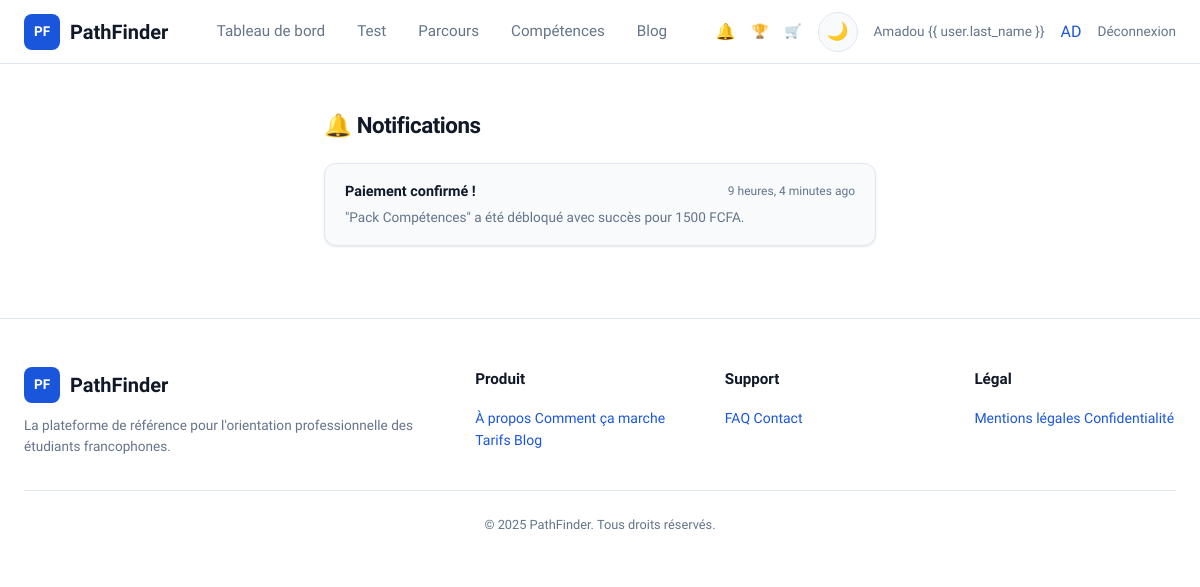
The app's page /notifications/ (signed in) with its own data.
### accounts/models.py (models this page shows, shortened)
class CustomUser(AbstractUser):
    FILIERE_CHOICES = [
        ('informatique', 'Informatique'),
        ('gestion', 'Gestion'),
        ('marketing', 'Marketing'),
        ('communication', 'Communication'),
        ('droit', 'Droit'),
        ('sciences', 'Sciences'),
        ('lettres', 'Lettres'),
        ('autre', 'Autre'),
    ]
    NIVEAU_CHOICES = [
        ('licence1', 'Licence 1'),
        ('licence2', 'Licence 2'),
        ('licence3', 'Licence 3'),
        ('master1', 'Master 1'),
        ('master2', 'Master 2'),
        ('doctorat', 'Doctorat'),
    ]
    filiere = models.CharField(max_length=100, choices=FILIERE_CHOICES, blank=True)
    niveau = models.CharField(max_length=50, choices=NIVEAU_CHOICES, blank=True)
    avatar_initials = models.CharField(max_length=3, blank=True)
    global_progress = models.FloatField(default=0.0, help_text='Progression globale 0-100%')
    total_xp = models.IntegerField(default=0)
    level = models.IntegerField(default=1)
    class Meta:
        verbose_name = 'Utilisateur'
        verbose_name_plural = 'Utilisateurs'
    @property
    def level_name(self):
        names = {1: 'Explorateur', 2: 'Apprenti', 3: 'Pratiquant',
                 4: 'Confirmé', 5: 'Expert', 6: 'Mentor', 7: 'Architecte'}
        return names.get(min(self.level, 7), 'Architecte')
    @property
    def level_icon(self):
        icons = {1: '🌱', 2: '📘', 3: '⚡', 4: '🎯', 5: '🏆', 6: '💎', 7: '👑'}
        return icons.get(min(self.level, 7), '👑')

### notifications/models.py (models this page shows, shortened)
class Notification(models.Model):
    TYPE_CHOICES = [
        ('info', 'Information'),
        ('success', 'Succès'),
        ('warning', 'Alerte'),
        ('achievement', 'Récompense'),
    ]
    user = models.ForeignKey(settings.AUTH_USER_MODEL, on_delete=models.CASCADE, related_name='notifications')
    title = models.CharField(max_length=200, verbose_name='Titre')
    message = models.TextField(verbose_name='Message')
    notification_type = models.CharField(max_length=20, choices=TYPE_CHOICES, default='info')
    is_read = models.BooleanField(default=False)
    link = models.CharField(max_length=300, blank=True, help_text='URL interne optionnelle')
    created_at = models.DateTimeField(auto_now_add=True)
    class Meta:
        ordering = ['-created_at']
        verbose_name = 'Notification'
        verbose_name_plural = 'Notifications'

### notifications/views.py (the view)
# urls.py: path('', views.notifications_list, name='list'),
@login_required
def notifications_list(request):
    notifications = Notification.objects.filter(user=request.user).order_by('-created_at')[:30]
    Notification.objects.filter(user=request.user, is_read=False).update(is_read=True)
    return render(request, 'notifications/list.html', {'notifications': notifications})

### core/context_processors.py (called while the page is built)
def global_context(request):
    context = {}
    if request.user.is_authenticated:
        from notifications.models import Notification
        context['unread_notifications_count'] = Notification.objects.filter(
            user=request.user, is_read=False
        ).count()
        context['user_level_name'] = request.user.level_name
        context['user_level_icon'] = request.user.level_icon
    return context

### templates/notifications/list.html (shortened to what this page needs)
{% extends "base.html" %}
{% block content %}
<main style="padding:48px 0 64px;">
    <div class="container" style="max-width:600px;">
        <h1 style="font-size:1.4rem;margin-bottom:24px;">🔔 Notifications</h1>
        {% for n in notifications %}
        <div class="card"
            style="padding:16px 20px;margin-bottom:8px;{% if not n.is_read %}border-left:3px solid var(--primary);{% endif %}">
            <div style="display:flex;justify-content:space-between;align-items:center;margin-bottom:4px;">
                <strong style="font-size:0.9rem;">{{ n.title }}</strong>
                <span style="font-size:0.75rem;color:var(--text-secondary);">{{ n.created_at|timesince }} ago</span>
            </div>
            <p style="color:var(--text-secondary);font-size:0.85rem;">{{ n.message }}</p>
        </div>
        {% empty %}
        <div class="card" style="padding:40px;text-align:center;">
            <p style="color:var(--text-secondary);">Aucune notification pour le moment.</p>
        </div>
        {% endfor %}
    </div>
</main>
{% endblock %}

### templates/includes/navbar.html (shortened to what this page needs)
{% load static %}
<nav class="navbar">
    <div class="container">
        <a href="{% url 'core:home' %}" class="navbar-logo">
            <div class="logo-icon">PF</div>
            PathFinder
        </a>
        <div class="navbar-menu">
            {% if user.is_authenticated %}
            <a href="{% url 'accounts:dashboard' %}"
                class="{% if request.resolver_match.url_name == 'dashboard' %}active{% endif %}">Tableau de bord</a>
            <a href="{% url 'orientation:test' %}"
                class="{% if request.resolver_match.app_name == 'orientation' %}active{% endif %}">Test</a>
            <a href="{% url 'parcours:career' %}"
                class="{% if request.resolver_match.app_name == 'parcours' %}active{% endif %}">Parcours</a>
            <a href="{% url 'competences:list' %}"
                class="{% if request.resolver_match.app_name == 'competences' %}active{% endif %}">Compétences</a>
            <a href="{% url 'blog:list' %}"
                class="{% if request.resolver_match.app_name == 'blog' %}active{% endif %}">Blog</a>
            {% else %}
            <a href="{% url 'core:home' %}">Accueil</a>
            <a href="{% url 'core:home' %}#fonctionnement">Fonctionnement</a>
            <a href="{% url 'core:home' %}#tarifs">Tarifs</a>
            <a href="{% url 'core:contact' %}">Contact</a>
            {% endif %}
        </div>
        <div class="navbar-actions">
            {% if user.is_authenticated %}
            <a href="{% url 'notifications:list' %}" style="position:relative;color:var(--text-secondary);">
                🔔
            </a>
            <a href="{% url 'gamification:leaderboard' %}" style="color:var(--text-secondary);font-size:0.85rem;"
                title="Classement">🏆</a>
            <a href="{% url 'gamification:shop' %}" style="color:var(--text-secondary);font-size:0.85rem;"
                title="Boutique">🛒</a>
            <button class="theme-toggle" aria-label="Changer le thème">🌙</button>
            <span style="color:var(--text-secondary);font-size:0.85rem;">{{ user.first_name }} {{ user.last_name
                }}</span>
            <a href="{% url 'gamification:profile' %}" style="text-decoration:none;">
                <div class="avatar" title="{{ user.total_xp }} XP — {{ user.level_name }}">{{ user.avatar_initials }}
                </div>
            </a>
            <a href="{% url 'accounts:logout' %}" style="color:var(--text-secondary);font-size:0.85rem;">Déconnexion</a>
            {% else %}
            <button class="theme-toggle" aria-label="Changer le thème">🌙</button>
            <a href="{% url 'accounts:login' %}" class="btn btn-outline btn-sm">Connexion</a>
            <a href="{% url 'accounts:register' %}" class="btn btn-primary btn-sm">Commencer</a>
            {% endif %}
        </div>
    </div>
</nav>

### static/css/shared.css (style rules this page uses)
:root { --bg-page: #ffffff; --bg-card: #f8fafc; --bg-input: #ffffff; --primary: #1a56db; --primary-hover: #1648b8; --success: #16a34a; --success-light: #dcfce7; --amber: #f59e0b; --amber-light: #fef3c7; --red: #ef4444; --text-primary: #111827; --text-secondary: #64748b; --text-on-primary: #ffffff; --border: #e2e8f0; --shadow: 0 1px 3px rgba(0, 0, 0, 0.06), 0 1px 2px rgba(0, 0, 0, 0.04); --shadow-md: 0 4px 6px rgba(0, 0, 0, 0.05), 0 2px 4px rgba(0, 0, 0, 0.04); --shadow-lg: 0 10px 25px rgba(0, 0, 0, 0.06), 0 4px 10px rgba(0, 0, 0, 0.04); --radius-sm: 8px; --radius-md: 12px; --radius-lg: 16px; --radius-full: 9999px; --nav-height: 64px; --max-width: 1280px; --font: 'Lexend', sans-serif; }
*, *::before, *::after { box-sizing: border-box; margin: 0; padding: 0; }
html { scroll-behavior: smooth; }
body { font-family: var(--font); font-weight: 400; line-height: 1.6; color: var(--text-primary); background-color: var(--bg-page); transition: background-color 0.3s ease, color 0.3s ease; -webkit-font-smoothing: antialiased; }
a { color: var(--primary); text-decoration: none; transition: color 0.2s; }
h1 { font-size: 2.5rem; font-weight: 700; line-height: 1.2; letter-spacing: -0.02em; }
.container { max-width: var(--max-width); margin: 0 auto; padding: 0 24px; }
.navbar { position: sticky; top: 0; z-index: 100; background: var(--bg-page); border-bottom: 1px solid var(--border); backdrop-filter: blur(12px); height: var(--nav-height); transition: background-color 0.3s; }
.navbar .container { display: flex; align-items: center; justify-content: space-between; height: 100%; }
.navbar-logo { display: flex; align-items: center; gap: 10px; font-weight: 700; font-size: 1.25rem; color: var(--text-primary); text-decoration: none; }
.navbar-logo .logo-icon { width: 36px; height: 36px; background: var(--primary); border-radius: var(--radius-sm); display: flex; align-items: center; justify-content: center; color: white; font-weight: 700; font-size: 0.85rem; }
.navbar-menu { display: flex; align-items: center; gap: 32px; }
.navbar-menu a { color: var(--text-secondary); font-weight: 500; font-size: 0.95rem; transition: color 0.2s; text-decoration: none; }
.navbar-actions { display: flex; align-items: center; gap: 16px; }
.theme-toggle { width: 40px; height: 40px; border-radius: 50%; border: 1px solid var(--border); background: var(--bg-card); cursor: pointer; display: flex; align-items: center; justify-content: center; font-size: 1.1rem; transition: all 0.2s; color: var(--text-secondary); }
.card { background: var(--bg-card); border: 1px solid var(--border); border-radius: var(--radius-md); padding: 24px; transition: all 0.2s ease; box-shadow: var(--shadow); }

### records on screen
CustomUser: first_name "Amadou", avatar_initials "AD"
Notification: title "Paiement confirmé !", created_at "9 heures, 4 minutes", message "\"Pack Compétences\" a été débloqué avec succès pour 1500 FCFA."
